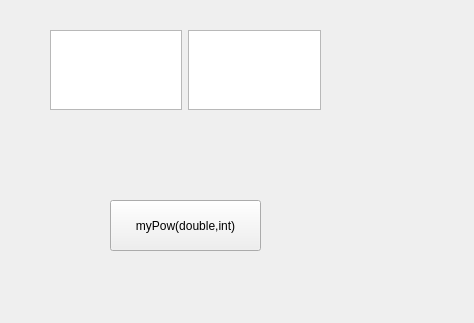
<?xml version="1.0" encoding="UTF-8"?>
<ui version="4.0">
 <class>myPowWindowUi</class>
 <widget class="QWidget" name="myPowWindowUi">
  <property name="geometry">
   <rect>
    <x>0</x>
    <y>0</y>
    <width>474</width>
    <height>323</height>
   </rect>
  </property>
  <property name="windowTitle">
   <string>myPowTest</string>
  </property>
  <widget class="QWidget" name="horizontalLayoutWidget">
   <property name="geometry">
    <rect>
     <x>50</x>
     <y>30</y>
     <width>271</width>
     <height>80</height>
    </rect>
   </property>
   <layout class="QHBoxLayout" name="horizontalLayout">
    <item>
     <widget class="QTextEdit" name="textEditNum1"/>
    </item>
    <item>
     <widget class="QTextEdit" name="textEditNum2"/>
    </item>
   </layout>
  </widget>
  <widget class="QPushButton" name="pushButtonPow">
   <property name="geometry">
    <rect>
     <x>110</x>
     <y>200</y>
     <width>151</width>
     <height>51</height>
    </rect>
   </property>
   <property name="text">
    <string>myPow(double,int)</string>
   </property>
  </widget>
  <widget class="QLabel" name="Answer">
   <property name="geometry">
    <rect>
     <x>150</x>
     <y>140</y>
     <width>81</width>
     <height>31</height>
    </rect>
   </property>
   <property name="text">
    <string/>
   </property>
  </widget>
 </widget>
 <resources/>
 <connections/>
</ui>
